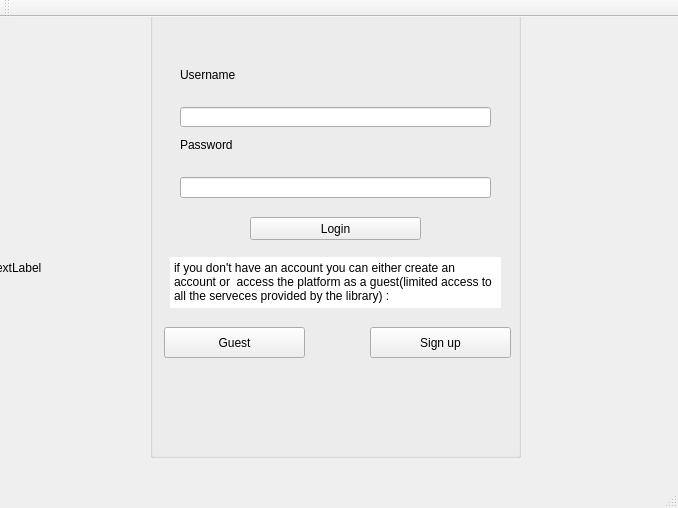
<?xml version="1.0" encoding="UTF-8"?>
<ui version="4.0">
 <class>MainWindow</class>
 <widget class="QMainWindow" name="MainWindow">
  <property name="windowModality">
   <enum>Qt::NonModal</enum>
  </property>
  <property name="geometry">
   <rect>
    <x>0</x>
    <y>0</y>
    <width>678</width>
    <height>508</height>
   </rect>
  </property>
  <property name="mouseTracking">
   <bool>true</bool>
  </property>
  <property name="windowTitle">
   <string>Library Administrator</string>
  </property>
  <property name="autoFillBackground">
   <bool>false</bool>
  </property>
  <property name="unifiedTitleAndToolBarOnMac">
   <bool>false</bool>
  </property>
  <widget class="QWidget" name="centralWidget">
   <widget class="QGroupBox" name="groupBox">
    <property name="enabled">
     <bool>true</bool>
    </property>
    <property name="geometry">
     <rect>
      <x>150</x>
      <y>-20</y>
      <width>371</width>
      <height>461</height>
     </rect>
    </property>
    <property name="contextMenuPolicy">
     <enum>Qt::CustomContextMenu</enum>
    </property>
    <property name="autoFillBackground">
     <bool>false</bool>
    </property>
    <property name="title">
     <string/>
    </property>
    <property name="flat">
     <bool>true</bool>
    </property>
    <property name="checkable">
     <bool>false</bool>
    </property>
    <property name="checked">
     <bool>false</bool>
    </property>
    <widget class="QLabel" name="label">
     <property name="geometry">
      <rect>
       <x>30</x>
       <y>70</y>
       <width>111</width>
       <height>16</height>
      </rect>
     </property>
     <property name="text">
      <string>Username</string>
     </property>
    </widget>
    <widget class="QLabel" name="label_2">
     <property name="geometry">
      <rect>
       <x>30</x>
       <y>140</y>
       <width>81</width>
       <height>16</height>
      </rect>
     </property>
     <property name="text">
      <string>Password</string>
     </property>
    </widget>
    <widget class="QLineEdit" name="lineEdit_username">
     <property name="geometry">
      <rect>
       <x>30</x>
       <y>110</y>
       <width>311</width>
       <height>20</height>
      </rect>
     </property>
    </widget>
    <widget class="QLineEdit" name="lineEdit_password">
     <property name="geometry">
      <rect>
       <x>30</x>
       <y>180</y>
       <width>311</width>
       <height>21</height>
      </rect>
     </property>
     <property name="echoMode">
      <enum>QLineEdit::Password</enum>
     </property>
    </widget>
    <widget class="QPushButton" name="pushButton_login">
     <property name="geometry">
      <rect>
       <x>100</x>
       <y>220</y>
       <width>171</width>
       <height>23</height>
      </rect>
     </property>
     <property name="text">
      <string>Login</string>
     </property>
    </widget>
    <widget class="QPlainTextEdit" name="plainTextEdit">
     <property name="geometry">
      <rect>
       <x>20</x>
       <y>260</y>
       <width>331</width>
       <height>51</height>
      </rect>
     </property>
     <property name="focusPolicy">
      <enum>Qt::TabFocus</enum>
     </property>
     <property name="autoFillBackground">
      <bool>false</bool>
     </property>
     <property name="frameShape">
      <enum>QFrame::NoFrame</enum>
     </property>
     <property name="readOnly">
      <bool>true</bool>
     </property>
     <property name="plainText">
      <string>if you don't have an account you can either create an account or  access the platform as a guest(limited access to all the serveces provided by the library) :</string>
     </property>
     <property name="backgroundVisible">
      <bool>false</bool>
     </property>
     <property name="centerOnScroll">
      <bool>false</bool>
     </property>
    </widget>
    <widget class="QPushButton" name="pushButton_invite">
     <property name="geometry">
      <rect>
       <x>14</x>
       <y>330</y>
       <width>141</width>
       <height>31</height>
      </rect>
     </property>
     <property name="text">
      <string>Guest</string>
     </property>
    </widget>
    <widget class="QPushButton" name="pushButton_Signup">
     <property name="geometry">
      <rect>
       <x>220</x>
       <y>330</y>
       <width>141</width>
       <height>31</height>
      </rect>
     </property>
     <property name="text">
      <string>Sign up</string>
     </property>
    </widget>
   </widget>
   <widget class="QLabel" name="image">
    <property name="geometry">
     <rect>
      <x>-10</x>
      <y>-20</y>
      <width>711</width>
      <height>541</height>
     </rect>
    </property>
    <property name="frameShadow">
     <enum>QFrame::Sunken</enum>
    </property>
    <property name="lineWidth">
     <number>1</number>
    </property>
    <property name="text">
     <string>TextLabel</string>
    </property>
   </widget>
   <zorder>image</zorder>
   <zorder>groupBox</zorder>
  </widget>
  <widget class="QToolBar" name="mainToolBar">
   <attribute name="toolBarArea">
    <enum>TopToolBarArea</enum>
   </attribute>
   <attribute name="toolBarBreak">
    <bool>false</bool>
   </attribute>
  </widget>
  <widget class="QStatusBar" name="statusBar"/>
 </widget>
 <layoutdefault spacing="6" margin="11"/>
 <resources/>
 <connections/>
</ui>
